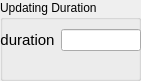
             <widget class="QGroupBox" name="groupBox_8">
              <property name="geometry">
               <rect>
                <x>410</x>
                <y>10</y>
                <width>141</width>
                <height>81</height>
               </rect>
              </property>
              <property name="title">
               <string>Updating Duration</string>
              </property>
              <widget class="QWidget" name="gridLayoutWidget_18">
               <property name="geometry">
                <rect>
                 <x>0</x>
                 <y>20</y>
                 <width>141</width>
                 <height>41</height>
                </rect>
               </property>
               <layout class="QGridLayout" name="gridLayout_18">
                <item row="0" column="0">
                 <widget class="QLabel" name="label_186">
                  <property name="font">
                   <font>
                    <family>Ubuntu</family>
                    <pointsize>24</pointsize>
                    <weight>50</weight>
                    <bold>false</bold>
                   </font>
                  </property>
                  <property name="frameShape">
                   <enum>QFrame::NoFrame</enum>
                  </property>
                  <property name="text">
                   <string>&lt;!DOCTYPE HTML PUBLIC &quot;-//W3C//DTD HTML 4.0//EN&quot; &quot;http://www.w3.org/TR/REC-html40/strict.dtd&quot;&gt;
&lt;html&gt;&lt;head&gt;&lt;meta name=&quot;qrichtext&quot; content=&quot;1&quot; /&gt;&lt;style type=&quot;text/css&quot;&gt;
p, li { white-space: pre-wrap; }
&lt;/style&gt;&lt;/head&gt;&lt;body style=&quot; font-family:'Ubuntu'; font-size:24pt; font-weight:400; font-style:normal;&quot;&gt;
&lt;p align=&quot;center&quot; style=&quot; margin-top:12px; margin-bottom:12px; margin-left:0px; margin-right:0px; -qt-block-indent:0; text-indent:0px;&quot;&gt;&lt;span style=&quot; font-size:11pt;&quot;&gt;duration&lt;/span&gt;&lt;/p&gt;&lt;/body&gt;&lt;/html&gt;</string>
                  </property>
                  <property name="textFormat">
                   <enum>Qt::AutoText</enum>
                  </property>
                  <property name="margin">
                   <number>0</number>
                  </property>
                 </widget>
                </item>
                <item row="0" column="1">
                 <widget class="QLineEdit" name="balance_duration_value"/>
                </item>
               </layout>
              </widget>
             </widget>
